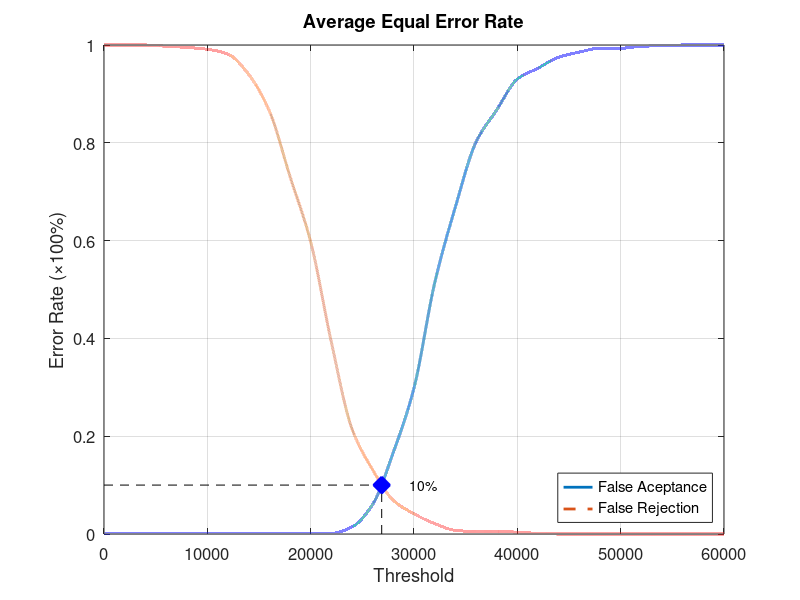
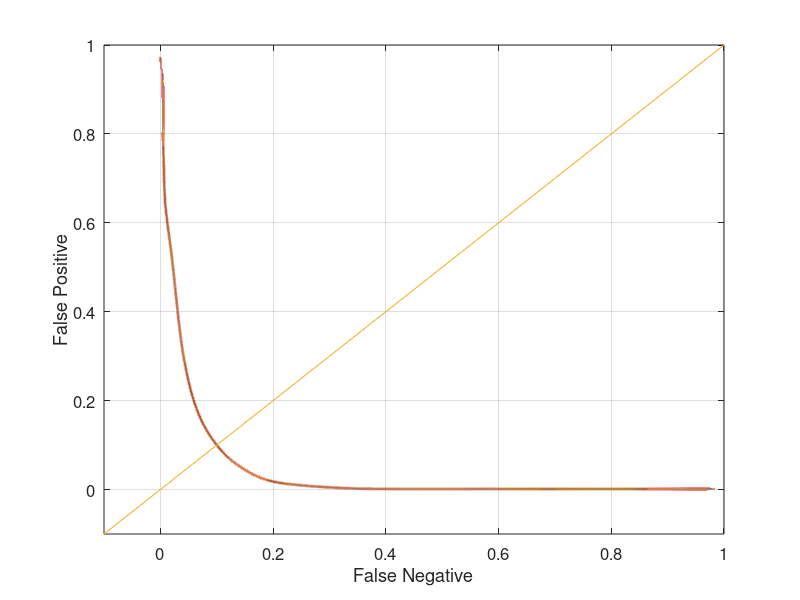

Recreate these plots in MATLAB, in order.
function yEER = Experiment2Average
close all;
clear;
clc;
x = 0:2000:60000;
xq = 0:0.5:60000;

y0 = [0 0.00131579 0.00131579 0.00131579 0.00131579 0.00131579 0.00131579 0.00131579 0.00131579 0.00131579 0.00131579 0.00131579 0.0144737 0.0605263 0.167105 0.298684 0.513158 0.668421 0.801316 0.867105 0.930263 0.952632 0.975 0.985526 0.993421 0.993421 0.997368 0.998684 1 1 1];
yy0 = interp1(x, y0, xq, 'pchip');
y1 = [1 1 1 0.9975 0.995 0.99125 0.98125 0.94 0.865 0.73125 0.5975 0.3925 0.215 0.13125 0.06875 0.04125 0.02125 0.0075 0.005 0.005 0.00375 0.00125 0 0 0 0 0 0 0 0 0];
yy1 = interp1(x, y1, xq, 'pchip');

% Calculating EER: 
y2 = abs(y0 - y1);
find(y2 == min(y2))
yy2 = abs(yy0 - yy1);
xEER = find(yy2 == min(yy2));
xEERIndex = xq(xEER) % X-axis EER
yEER = yy0(xEER) % Y-axis EER

main = figure
plot(xq, yy0,'-','LineWidth', 2);	hold on
plot(xq, yy1,'--','LineWidth', 2);	hold on
plot([xEERIndex xEERIndex], [0 yEER], 'k--');	hold on
plot([0 xEERIndex], [yEER yEER], 'k--');	hold on
plot(xEERIndex, yEER, 'bx', 'LineWidth', 10);	hold on
text(xEERIndex + 10 * xEERIndex / 100, yEER, [num2str(round((10000 * yEER)) / 100) '%'])
legend('False Aceptance', 'False Rejection', 'Location', 'SouthEast')
xlabel('Threshold')
ylabel('Error Rate (\times100%)')
title('Average Equal Error Rate')
set(gca, 'FontSize', 12)
axis([0 60000 0 1])
grid on

print(main, 'Experiment2AverageMain', '-dpng');
FNRxFPR = figure('Color', [1 1 1]);
plot(yy1, yy0, '-', yy1, yy0, 'LineWidth', 2);
hold on
y = -0.1:0.1:1
plot(y, y); 
set(gca, 'FontSize', 12)
xlabel('False Negative')
ylabel('False Positive')
axis([-0.1 1 -0.1 1])
set(gca, 'FontSize', 12)
grid on

print(FNRxFPR, 'Experiment2AverageFNRxFPR','-dpng');
end
